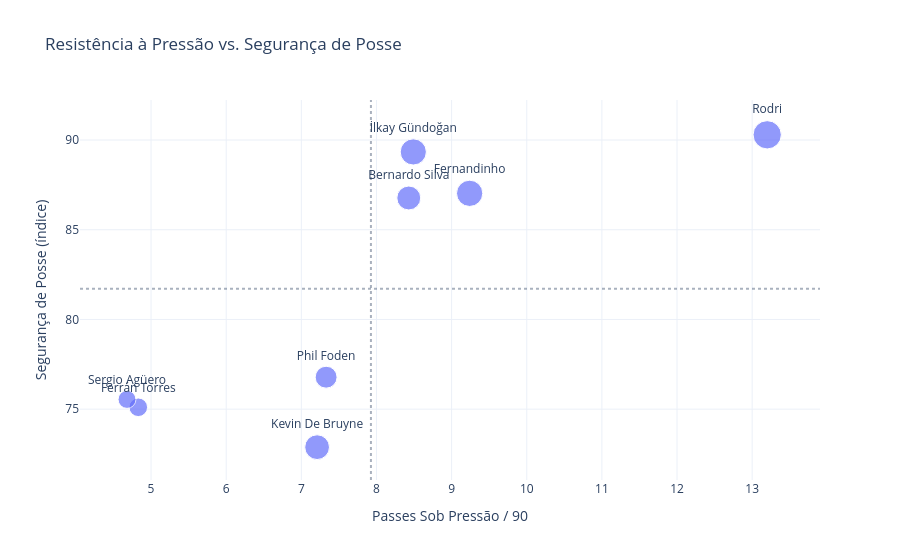

Notebook code cell kept with this figure:
### Markdown cell above
### Resistência à Pressão vs. Segurança de Posse

Quem recebe mais pressão e ainda assim mantém a bola com eficiência — o "porto seguro" do time.

### Code cell
def plot_pressure_resistance(df):
    # Bubble size = total touches; reveals who carries the most load under pressure
    fig = px.scatter(df, x="PassUnderPress/90", y="Seguranca_Posse",
                     size="Touches/90", text="Player",
                     title="Resistência à Pressão vs. Segurança de Posse",
                     labels={"PassUnderPress/90": "Passes Sob Pressão / 90",
                             "Seguranca_Posse": "Segurança de Posse (índice)",
                             "Touches/90": "Toques/90"},
                     template="plotly_white")

    fig.update_traces(textposition="top center")
    fig.add_hline(y=df["Seguranca_Posse"].mean(), line_dash="dot", opacity=0.4)
    fig.add_vline(x=df["PassUnderPress/90"].mean(), line_dash="dot", opacity=0.4)
    fig.show()

plot_pressure_resistance(df_mf)

### Figure 1 — Plotly figure (JSON) as saved in the notebook; plotly's stock layout.template omitted (floating-point values rounded to 4 significant figures)
{"data": [{"hovertemplate": "Passes Sob Pressão / 90=%{x}<br>Segurança de Posse (índice)=%{y}<br>Toques/90=%{marker.size}<br>Player=%{text}<extra></extra>", "legendgroup": "", "marker": {"color": "#636efa", "size": [99.1, 70.7, 84.8, 75.8, 59.4, 42.8, 85.4, 39.7], "sizemode": "area", "sizeref": 0.2477, "symbol": "circle"}, "mode": "markers+text", "name": "", "orientation": "v", "showlegend": false, "text": ["Rodri", "Bernardo Silva", "İlkay Gündoğan", "Kevin De Bruyne", "Phil Foden", "Ferrán Torres", "Fernandinho", "Sergio Agüero"], "textposition": "top center", "type": "scatter", "x": [13.2, 8.43, 8.49, 7.21, 7.33, 4.83, 9.24, 4.68], "xaxis": "x", "y": [90.29, 86.77, 89.34, 72.88, 76.78, 75.1, 87.03, 75.54], "yaxis": "y"}], "layout": {"legend": {"itemsizing": "constant", "tracegroupgap": 0}, "shapes": [{"line": {"dash": "dot"}, "opacity": 0.4, "type": "line", "x0": 0, "x1": 1, "xref": "x domain", "y0": 81.72, "y1": 81.72, "yref": "y"}, {"line": {"dash": "dot"}, "opacity": 0.4, "type": "line", "x0": 7.926, "x1": 7.926, "xref": "x", "y0": 0, "y1": 1, "yref": "y domain"}], "title": {"text": "Resistência à Pressão vs. Segurança de Posse"}, "xaxis": {"anchor": "y", "domain": [0, 1], "title": {"text": "Passes Sob Pressão / 90"}}, "yaxis": {"anchor": "x", "domain": [0, 1], "title": {"text": "Segurança de Posse (índice)"}}}}
